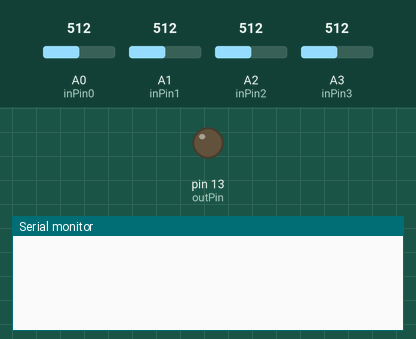
Simulated run of this sketch. Board: Arduino Uno, built with avr-gcc and run on an emulated ATmega328P. Parts: output pins drawn as LEDs (lit = HIGH), the last lines printed to the serial monitor. The inputs (shaded band) are chosen by the test bench; at power-on: A0 (inPin0) = 512, A1 (inPin1) = 512, A2 (inPin2) = 512, A3 (inPin3) = 512.

Above: at 1.2 s.
1.3 s: A0 (inPin0) set to 525
2.8 s: A0 (inPin0) set to 545
At 3.4 s:
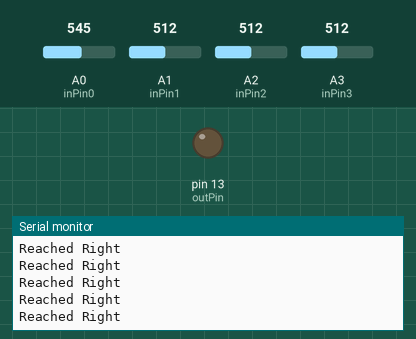
4.7 s: A1 (inPin1) set to 545
At 5.3 s:
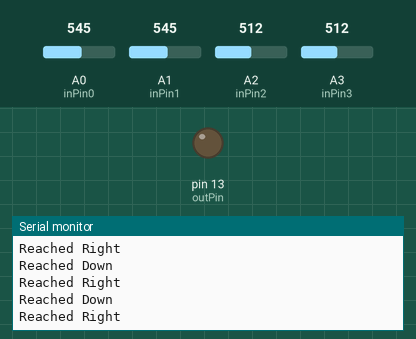
6.3 s: A2 (inPin2) set to 543
At 7.1 s:
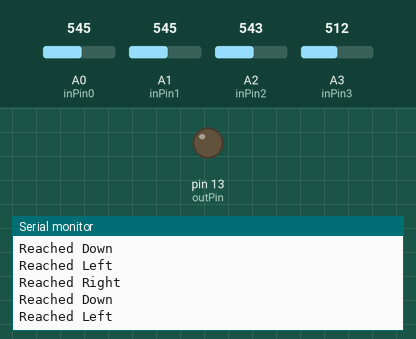

The sketch:

stretch_grid.ino
```cpp
int outPin = 13;
int inPin0 = 0;        //Right
int inPin1 = 1;        //Down
int inPin2 = 2;        //Left
int inPin3 = 3;        //Up


int meanPos[4];

void setup ()
{
  pinMode(outPin,OUTPUT);
  pinMode(inPin0,INPUT);
  pinMode(inPin1,INPUT);
  pinMode(inPin2,INPUT);
  pinMode(inPin3,INPUT);

  meanPos[0]= analogRead(inPin0);
  meanPos[1]= analogRead(inPin1);
  meanPos[2]= analogRead(inPin2);
  meanPos[3]= analogRead(inPin3);

//  for(i=0;i<4;i++)
//    meanPos[i]= analogRead(inPin[i]);

  Serial.begin(9600);
}


void loop()
{
  int i,val_read[4][2],relative_movement[4],abs_movement[4];

  val_read[0][0] = analogRead(inPin0);
  val_read[1][0] = analogRead(inPin1);
  val_read[2][0] = analogRead(inPin2);
  val_read[3][0] = analogRead(inPin3);
//  for(i=0;i<4;i++)
//    val_read[i][0]= analogRead(inPin[i]);

//  delay (50);

  val_read[0][1] = analogRead(inPin0);
  val_read[1][1] = analogRead(inPin1);
  val_read[2][1] = analogRead(inPin2);
  val_read[3][1] = analogRead(inPin3);
//  for(i=0;i<4;i++)
//    val_read[i][1]= analogRead(inPin[i]);

//  relative_movement[0] = val_read[0][1]-val_read[0][0];
//  relative_movement[1] = val_read[1][1]-val_read[1][0];
//  relative_movement[2] = val_read[2][1]-val_read[2][0];
//  relative_movement[3] = val_read[3][1]-val_read[3][0];
  for(i=0;i<4;i++)
    relative_movement[i] = val_read[i][1]-val_read[i][0];

//  abs_movement[0] = val_read[0][1] - meanPos[0];
//  abs_movement[1] = val_read[1][1] - meanPos[1];
//  abs_movement[2] = val_read[2][1] - meanPos[2];
//  abs_movement[3] = val_read[3][1] - meanPos[3];
  for(i=0;i<4;i++)
    abs_movement[i] = val_read[i][1] - meanPos[i];

  if (abs(relative_movement[0]) > 2  || abs(abs_movement[0])>20)
    Serial.println("Reached Right\n");

  if (abs(relative_movement[1]) > 2  || abs(abs_movement[1])>20)
    Serial.println("Reached Down\n");

  if (abs(relative_movement[2]) > 2  || abs(abs_movement[2])>20)
    Serial.println("Reached Left\n");

  if (abs(relative_movement[3]) > 2  || abs(abs_movement[3])>20)
    Serial.println("Reached Up\n");

}
```

Measured:
- the behaviour switches between 532 and 533 on A0 (inPin0) (found by bisection; images 0 and 1)
- the behaviour switches between 532 and 533 on A2 (inPin2) (found by bisection; images 2 and 3)
- after the input at 2.8 s, the serial monitor: prints a new line at once (image 1)
- after the input at 4.7 s, the serial monitor: prints a new line after 0.10 s (image 2)
- after the input at 6.3 s, the serial monitor: prints a new line after 0.12 s (image 3)
